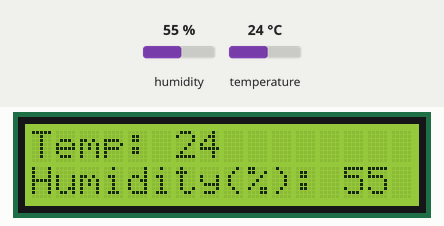
Recording of a sketch running on a simulated Arduino Uno, built with avr-gcc and run on an emulated ATmega328P. Parts: 16×2 character LCD. Inputs (shaded band) come from the test bench; at power-on: humidity 55 %, temperature 24 °C. What the sketch prints to the serial monitor is not drawn.

Above: at 1.2 s.
1.3 s: humidity set to 22 %
At 2.6 s:
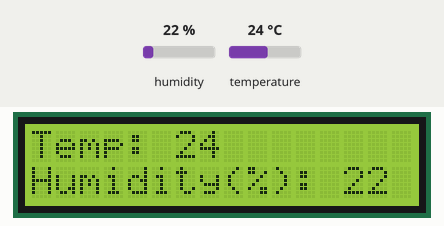
3.1 s: temperature set to 12 °C
At 3.5 s:
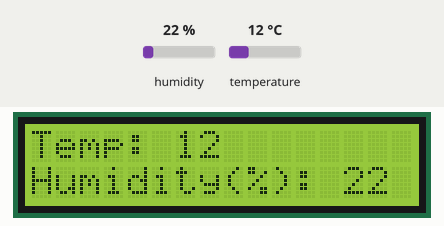
4.7 s: humidity set to 40 %
At 5.6 s:
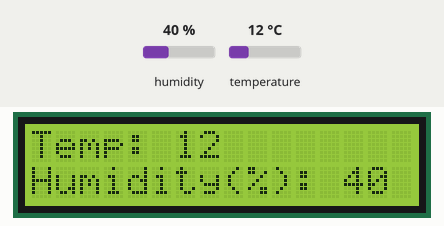
6.2 s: temperature set to 19 °C
At 7.8 s:
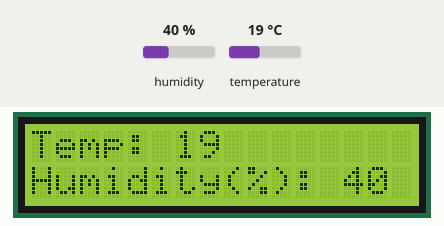
Timing chart, 0 to 8.8 s (numbered marks = the images above; inputs shaded):
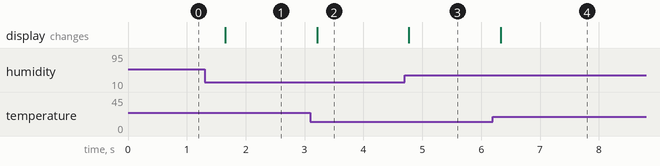

The sketch:

DHT11.ino
```cpp
//We'll start by adding our libraries

#include <LiquidCrystal.h>

#include <SimpleDHT.h>

//Declaring digital pin no 6 as the dht11 data pin

int pinDHT11 = 6;
SimpleDHT11 dht11;

//Declaring the lcd pins

const int rs = 12, en = 11, d4 = 5, d5 = 4, d6 = 3, d7 = 2;
LiquidCrystal lcd(rs, en, d4, d5, d6, d7);

void setup() {
// Don't forget to choose 9600 at the port screen

  Serial.begin(9600);

//Telling our lcd to start up

  lcd.begin(16, 2);


}

void loop() {

  //These serial codes are for getting readings on the port screen aswell as the LCD display, since they'll offer us a more detailed interface


  Serial.println("=================================");
  Serial.println("DHT11 readings...");


  byte temperature = 0;
  byte humidity = 0;
  int err = SimpleDHTErrSuccess;

  //This bit will tell our Arduino what to do if there is some sort of an error at getting readings from our sensor
  if ((err = dht11.read(pinDHT11, &temperature, &humidity, NULL)) != SimpleDHTErrSuccess) {
    Serial.print("No reading , err="); Serial.println(err);delay(1000);
    return;
  }

  Serial.print("Readings: ");
  Serial.print((int)temperature); Serial.print(" Celcius, ");
  Serial.print((int)humidity); Serial.println(" %");

  //Telling our lcd to refresh itself every 0.75 seconds
  lcd.clear();

  //Choosing the first line and row
  lcd.setCursor(0,0);
  //Typing Temp: to the first line starting from the first row
  lcd.print("Temp: ");
  //Typing the temperature readings after "Temp: "
  lcd.print((int)temperature);
  //Choosing the second line and first row
  lcd.setCursor(0,1);
  //Typing Humidity(%): to the second line starting from the first row
  lcd.print("Humidity(%): ");
  //Typing the humidity readings after "Humidity(%): "
  lcd.print((int)humidity);


  delay(750);
}
```

Measured:
- after the input at 1.3 s, the display: changes after 0.35 s (image 1)
- after the input at 3.1 s, the display: changes after 0.11 s (image 2)
- after the input at 4.7 s, the display: changes after 0.07 s (image 3)
- after the input at 6.2 s, the display: changes after 0.13 s (image 4)
